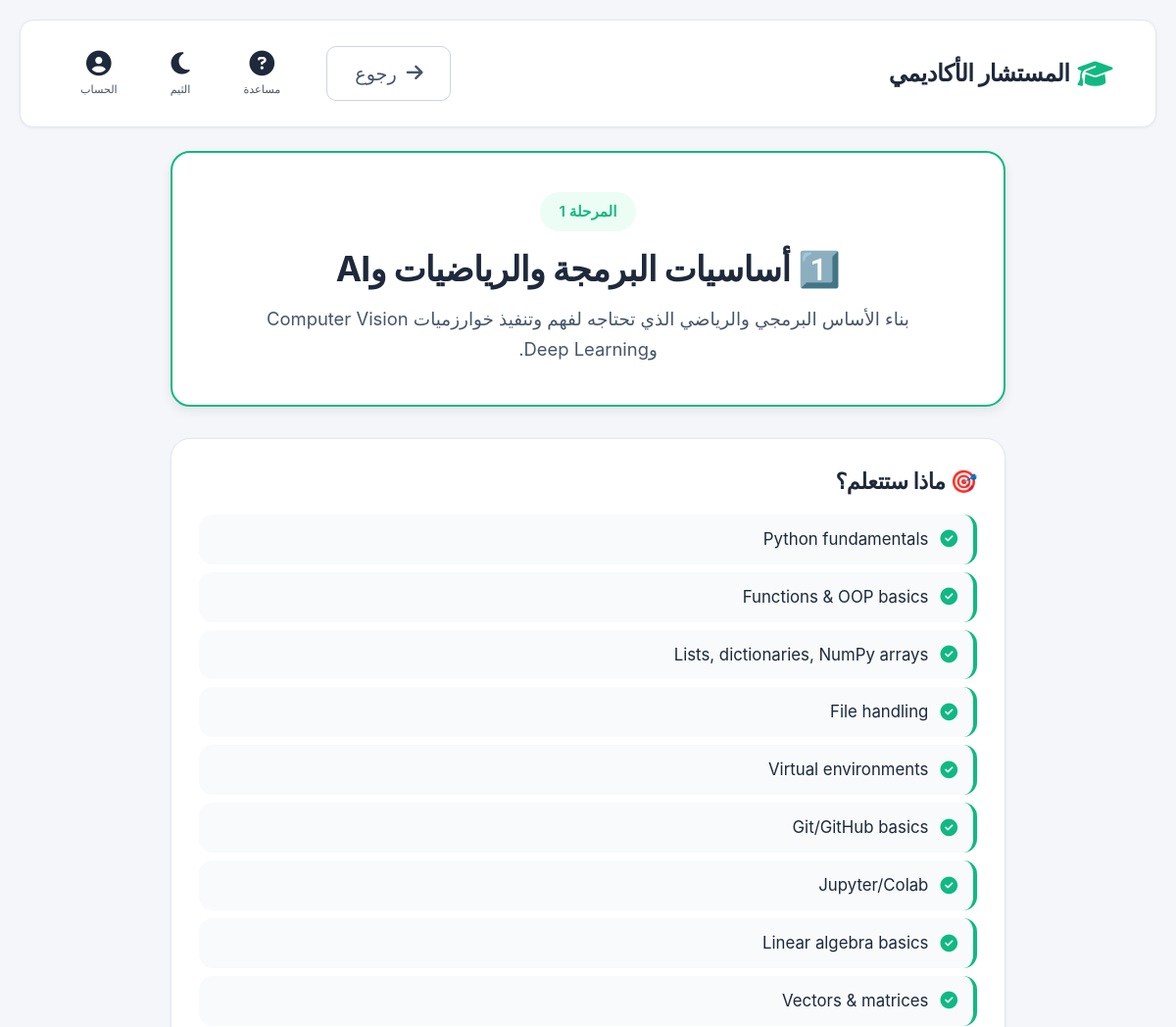
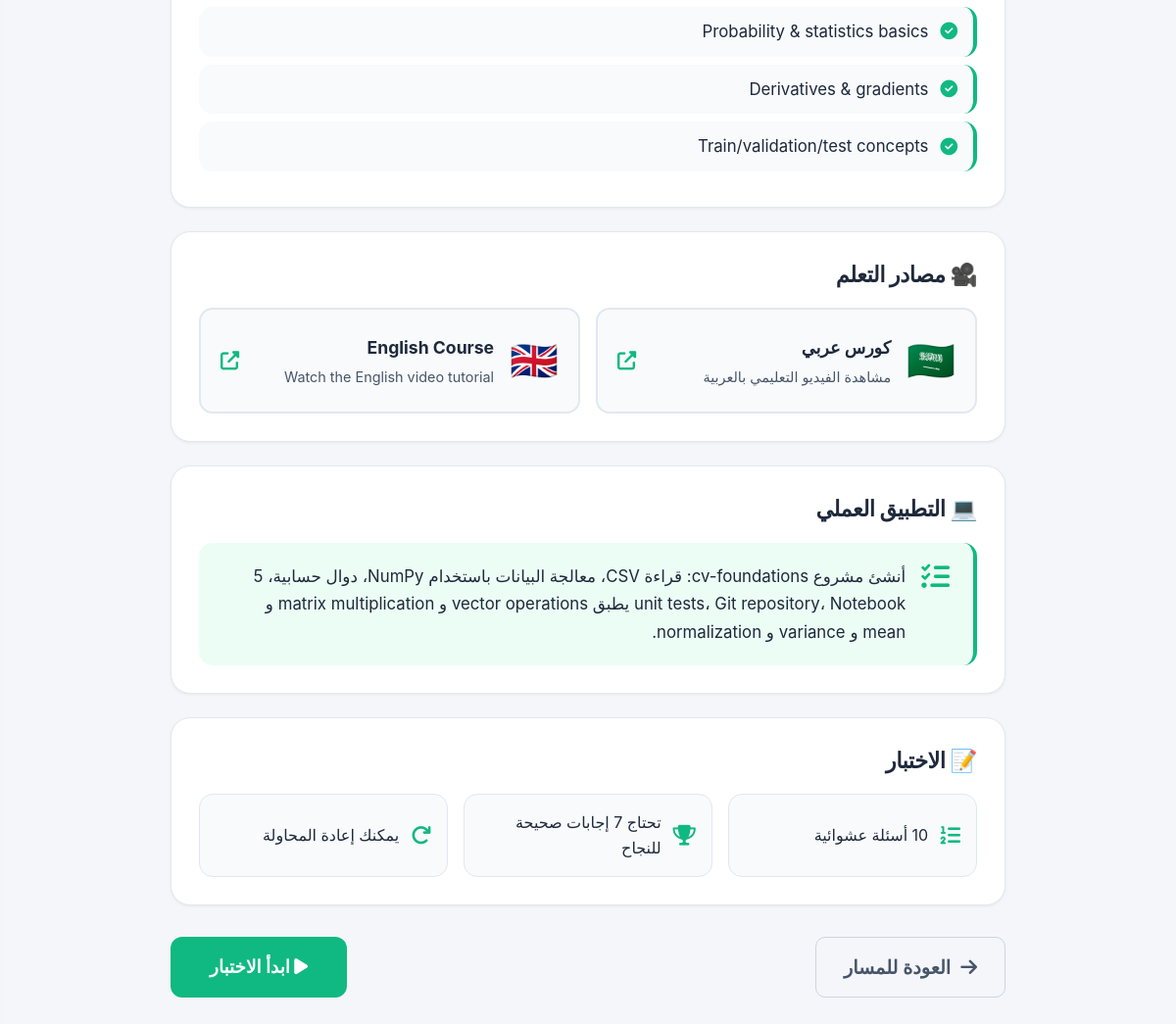
Screenshot of /university/stage/40 (signed in) with the database file from the repository (2 pictures, top to bottom).
### models/university.py (models this page shows, shortened)
class CareerStage(db.Model):
    __tablename__ = 'career_stages'
    id = db.Column(db.Integer, primary_key=True)
    career_path_id = db.Column(db.Integer, db.ForeignKey('career_paths.id'), nullable=False)
    stage_number = db.Column(db.Integer, nullable=False)             # 1, 2, 3...
    title = db.Column(db.String(200), nullable=False)                # اسم المرحلة
    description = db.Column(db.Text)                                  # وصف المرحلة
    objectives = db.Column(db.Text)                                   # JSON: ["...", "..."]
    practical_task = db.Column(db.Text)                               # التطبيق العملي
    youtube_ar = db.Column(db.String(500))                            # رابط يوتيوب عربي
    youtube_en = db.Column(db.String(500))                            # رابط يوتيوب إنجليزي
    passing_score = db.Column(db.Integer, default=11)                 # 11 من 15 = 73%
    total_quiz_questions = db.Column(db.Integer, default=10)          # عدد الأسئلة المعروضة
    questions = db.relationship(
        'QuizQuestion',
        backref='stage',
        lazy=True,
        cascade='all, delete-orphan'
    )
    def get_objectives(self):
        if self.objectives:
            try:
                return json.loads(self.objectives)
            except:
                return []
        return []

### routes/university.py (the view)
@university_bp.route('/stage/<int:stage_id>')
@login_required
def stage_detail(stage_id):
    user_id = session['user_id']
    user = User.query.get(user_id)
    stage = CareerStage.query.get_or_404(stage_id)
    career_path_obj = CareerPath.query.get(stage.career_path_id)
    progress = CareerEngine.get_or_create_progress(user_id, career_path_obj.id)
    if not CareerEngine.is_stage_unlocked(progress, stage.stage_number):
        flash('هذه المرحلة مقفلة. أكمل المرحلة السابقة أولاً.', 'warning')
        return redirect(url_for('university.career_path', path_slug=career_path_obj.slug))
    return render_template(
        'university/stage.html',
        user=user,
        stage=stage,
        career_path=career_path_obj,
        objectives=stage.get_objectives()
    )

### services/career_engine.py (called while the page is built, shortened)
    @staticmethod
    def get_or_create_progress(user_id, career_path_id):
        progress = CareerProgress.query.filter_by(
            user_id=user_id,
            career_path_id=career_path_id
        ).first()
        return progress

    @staticmethod
    def is_stage_unlocked(progress, stage_number):
        if stage_number == 1:
            return True
        completed = progress.get_completed_stages()
        return (stage_number - 1) in completed

### templates/university/stage.html (shortened to what this page needs)
{% extends "base.html" %}
{% block content %}
<div class="uni-stage-container">
    <header class="stage-header-card">
        <div class="stage-number-badge">المرحلة {{ stage.stage_number }}</div>
        <h1>{{ stage.title }}</h1>
        <p>{{ stage.description }}</p>
    </header>
    <section class="content-section">
        <h2 class="section-title">🎯 ماذا ستتعلم؟</h2>
        <ul class="objectives-list">
            {% for obj in objectives %}
            <li><i class="fas fa-check-circle"></i> {{ obj }}</li>
            {% endfor %}
        </ul>
    </section>
    <section class="content-section">
        <h2 class="section-title">🎥 مصادر التعلم</h2>
        <div class="videos-grid">
            {% if stage.youtube_ar %}
            <a href="{{ stage.youtube_ar }}" target="_blank" class="video-card">
                <div class="video-icon">🇸🇦</div>
                <div class="video-info">
                    <div class="video-title">كورس عربي</div>
                    <div class="video-desc">مشاهدة الفيديو التعليمي بالعربية</div>
                </div>
                <i class="fas fa-external-link-alt video-arrow"></i>
            </a>
            {% endif %}
            {% if stage.youtube_en %}
            <a href="{{ stage.youtube_en }}" target="_blank" class="video-card">
                <div class="video-icon">🇬🇧</div>
                <div class="video-info">
                    <div class="video-title">English Course</div>
                    <div class="video-desc">Watch the English video tutorial</div>
                </div>
                <i class="fas fa-external-link-alt video-arrow"></i>
            </a>
            {% endif %}
        </div>
    </section>
    {% if stage.practical_task %}
    <section class="content-section">
        <h2 class="section-title">💻 التطبيق العملي</h2>
        <div class="task-box">
            <i class="fas fa-tasks"></i>
            <p>{{ stage.practical_task }}</p>
        </div>
    </section>
    {% endif %}
    <section class="content-section">
        <h2 class="section-title">📝 الاختبار</h2>
        <div class="quiz-info-box">
            <div class="info-item">
                <i class="fas fa-list-ol"></i>
                <span>10 أسئلة عشوائية</span>
            </div>
            <div class="info-item">
                <i class="fas fa-trophy"></i>
                <span>تحتاج 7 إجابات صحيحة للنجاح</span>
            </div>
            <div class="info-item">
                <i class="fas fa-redo"></i>
                <span>يمكنك إعادة المحاولة</span>
            </div>
        </div>
    </section>
    <div class="stage-actions-bottom">
        <a href="{{ url_for('university.career_path', path_slug=career_path.slug) }}" class="btn btn-outline">
            <i class="fas fa-arrow-right"></i> العودة للمسار
        </a>
        <a href="{{ url_for('university.quiz', stage_id=stage.id) }}" class="btn btn-primary btn-lg">
            <i class="fas fa-play"></i> ابدأ الاختبار
        </a>
    </div>
</div>
{% endblock %}

### static/css/style.css (style rules this page uses)
:root { --bg-primary: #f4f6f9; --bg-secondary: #ffffff; --bg-card: #ffffff; --bg-elevated: #f8fafc; --text-primary: #1e293b; --text-secondary: #475569; --text-muted: #64748b; --border-color: #e2e8f0; --accent: #10b981; --accent-hover: #059669; --accent-dark: #047857; --accent-light: #ecfdf5; --success: #10b981; --warning: #f59e0b; --danger: #ef4444; --info: #3b82f6; --muted: #94a3b8; --surface-hover: #f1f5f9; --glass-border: rgba(255, 255, 255, 0.1); --shadow-sm: 0 1px 3px rgba(0,0,0,0.06); --shadow-md: 0 4px 12px rgba(0,0,0,0.08); --shadow-lg: 0 12px 24px rgba(0,0,0,0.12); --shadow: var(--shadow-sm); --radius-sm: 8px; --radius: 14px; --radius-lg: 20px; --transition-fast: 150ms cubic-bezier(0.4, 0, 0.2, 1); --transition: 250ms cubic-bezier(0.4, 0, 0.2, 1); --transition-slow: 350ms cubic-bezier(0.4, 0, 0.2, 1); --space-xs: 4px; --space-sm: 8px; --space-md: 16px; --space-lg: 24px; --space-xl: 32px; --space-2xl: 48px; --tab-radius: 30px; }
* { margin: 0; padding: 0; box-sizing: border-box; transition: background-color var(--transition), color var(--transition), border-color var(--transition), box-shadow var(--transition); }
body { font-family: -apple-system, BlinkMacSystemFont, "Segoe UI", Roboto, "Helvetica Neue", Arial, sans-serif; background-color: var(--bg-primary); color: var(--text-primary); min-height: 100vh; padding: 20px; position: relative; line-height: 1.6; font-size: 1rem; }
h1, h2, h3, h4, h5, h6 { font-weight: 700; line-height: 1.3; letter-spacing: -0.02em; color: var(--text-primary); margin-bottom: 0.5em; }
h1 { font-size: 2rem; }
h2 { font-size: 1.6rem; }
p { margin-bottom: 1em; color: var(--text-secondary); }
a { color: var(--accent); text-decoration: none; transition: color var(--transition-fast); }
.btn { padding: 12px 24px; border-radius: 12px; border: none; font-weight: 600; cursor: pointer; background-color: var(--accent); color: #ffffff !important; text-decoration: none; display: inline-block; font-size: 1rem; transition: background-color var(--transition-fast), transform var(--transition-fast), box-shadow var(--transition-fast); text-align: center; }
.btn-outline { background: transparent; border: 1px solid var(--border-color); color: var(--text-secondary) !important; }

### templates/base.html (style rules this page uses)
.btn-outline { font-size: 1.2rem; padding: 12px 28px; border-radius: 10px; border: 1px solid #cbd5e1; background: transparent; color: var(--text, #1e293b); text-decoration: none; display: inline-flex; align-items: center; gap: 10px; transition: all 0.2s; }

### rows the page displays
CareerStage: stage_number "1", title "1️⃣ أساسيات البرمجة والرياضيات وAI", description "بناء الأساس البرمجي والرياضي الذي تحتاجه لفهم وتنفيذ خوارزميات Computer Vision وDeep Learning.", practical_task "أنشئ مشروع cv-foundations: قراءة CSV، معالجة البيانات باستخدام NumPy، دوال حسابية، 5 unit tests، Git repository، Notebook يطبق vector operations و matrix multiplication و mean و variance و normalization."

### other values shown
{{ obj }} "Python fundamentals" "Functions & OOP basics" "Lists, dictionaries, NumPy arrays" "File handling" "Virtual environments" "Git/GitHub basics" "Jupyter/Colab" "Linear algebra basics" "Vectors & matrices" "Probability & statistics basics" "Derivatives & gradients" "Train/validation/test concepts"
